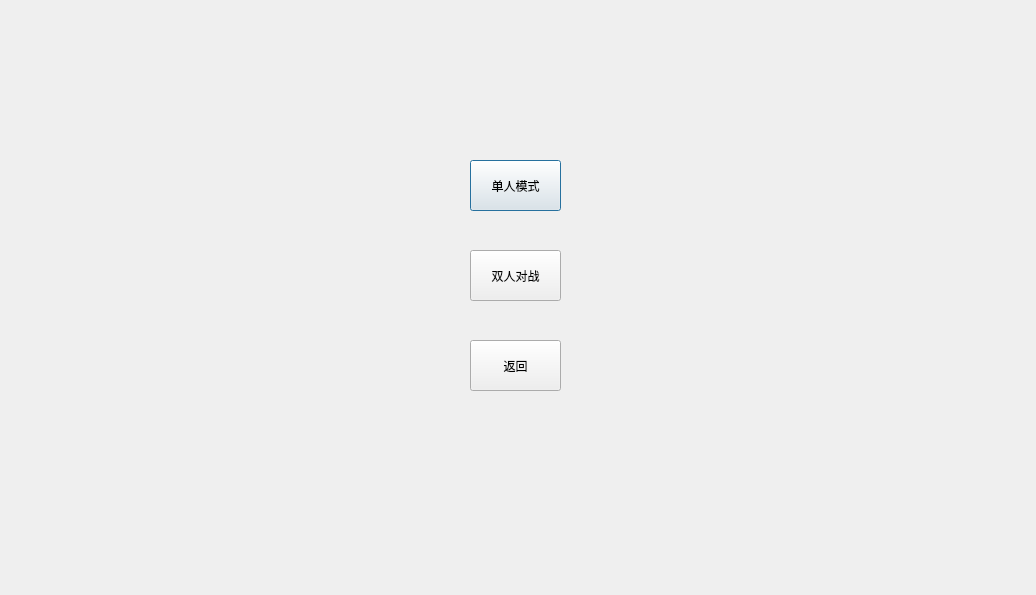
<?xml version="1.0" encoding="UTF-8"?>
<ui version="4.0">
 <class>Dialog_2</class>
 <widget class="QDialog" name="Dialog_2">
  <property name="geometry">
   <rect>
    <x>0</x>
    <y>0</y>
    <width>1036</width>
    <height>595</height>
   </rect>
  </property>
  <property name="windowTitle">
   <string>Dialog</string>
  </property>
  <property name="styleSheet">
   <string notr="true">background-image: url(:/new/prefix1/image/wb1(1).png);</string>
  </property>
  <widget class="QPushButton" name="pushButton">
   <property name="geometry">
    <rect>
     <x>470</x>
     <y>160</y>
     <width>91</width>
     <height>51</height>
    </rect>
   </property>
   <property name="styleSheet">
    <string notr="true"/>
   </property>
   <property name="text">
    <string>单人模式</string>
   </property>
  </widget>
  <widget class="QPushButton" name="pushButton_2">
   <property name="geometry">
    <rect>
     <x>470</x>
     <y>250</y>
     <width>91</width>
     <height>51</height>
    </rect>
   </property>
   <property name="styleSheet">
    <string notr="true"/>
   </property>
   <property name="text">
    <string>双人对战</string>
   </property>
  </widget>
  <widget class="QPushButton" name="pushButton_3">
   <property name="geometry">
    <rect>
     <x>470</x>
     <y>340</y>
     <width>91</width>
     <height>51</height>
    </rect>
   </property>
   <property name="styleSheet">
    <string notr="true"/>
   </property>
   <property name="text">
    <string>返回</string>
   </property>
  </widget>
 </widget>
 <resources/>
 <connections/>
</ui>
